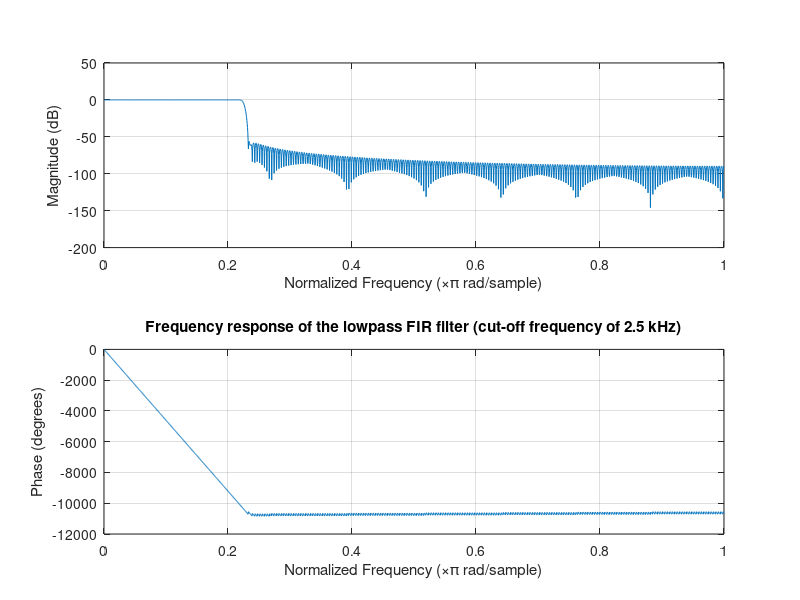

This figure's MATLAB source: (Note: this script raises an error after producing the figure.)
fc = 2500; % Cut-off frequency of the filter
Fs = 22050; % Sampling frequency of the audio signal
N = 513;
wc = fc / (Fs / 2);

window = hamming(N); % Truncation window function

filter_coeff = fir1(N - 1, wc, window); % Coefficients of the FIR filter

freqz(filter_coeff, 1); % Plot the frequency response of the filter
title("Frequency response of the lowpass FIR filter (cut-off frequency of 2.5 kHz)");

[x, xFs] = audioread("love_mono22.wav");

x_filtered = filter(filter_coeff, 1, x); % Filter the input signals

% Power Spectral Density of the input signal and output signal
[Px, F] = pwelch(x, window, [], 4098, xFs);
[Px_filtered, F_filtered] = pwelch(x_filtered, window, [], 4098, Fs);

f2 = figure;
plot(F/1000, 10*log10(Px));
hold on;
plot(F_filtered/1000, 10*log10(Px_filtered));
title("Spectrum of the input and output signals");
xlabel("Frequency (kHz)");
ylabel("Power Spectral Density (in dB)");
legend("Input signal", "Output signal");
axis([0 11.05 -110 -30]);

audiowrite("love_mono22_LPF.wav", x_filtered, Fs);